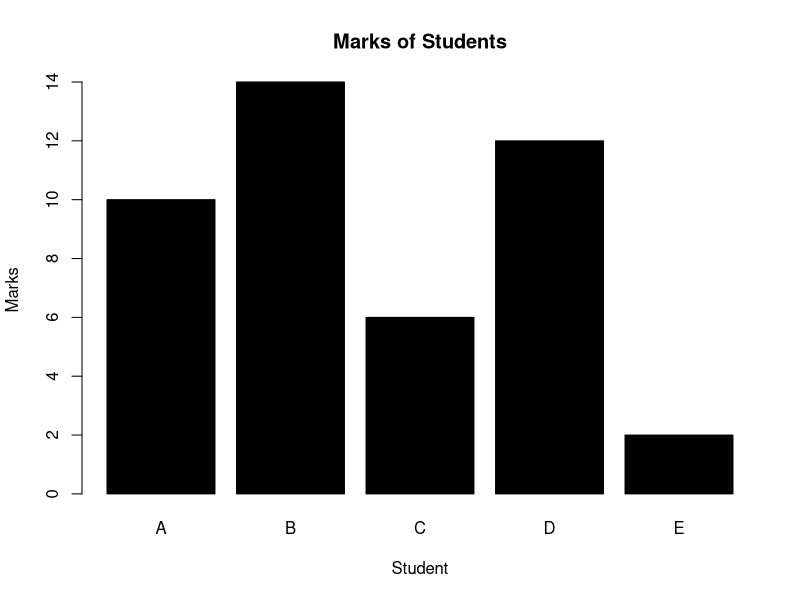

R code for this plot:
var <- c("A", "B", "C", "D", "E")
freq <- c(10, 14, 6, 12, 2)
barplot(freq, names.arg = var, xlab = "Student", ylab = "Marks", col = "black", main = "Marks of Students")